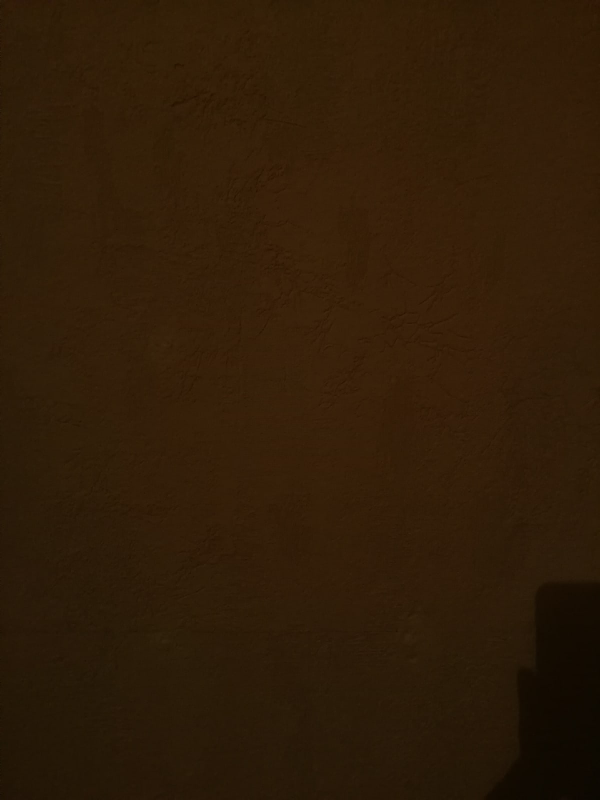
#> input picture task1_images/000.jpg, 1200 x 1600 px (shown at 1/2 size); its folder holds 4 pictures in this run
$ python task1.py
#> lines starting #> are read from the running program, lines starting #| are printed output that depends on the picture
import cv2
from math import log
from os import listdir, path
import matplotlib.pyplot as plt


FOLDER_IMGS = 'task1_images'
BATCH_SIZE = 100


if __name__ == '__main__':
    imgs = []
    pixels_sums = []
    for img_file in listdir(FOLDER_IMGS):
        img = cv2.imread(path.join(FOLDER_IMGS, img_file), cv2.IMREAD_GRAYSCALE)
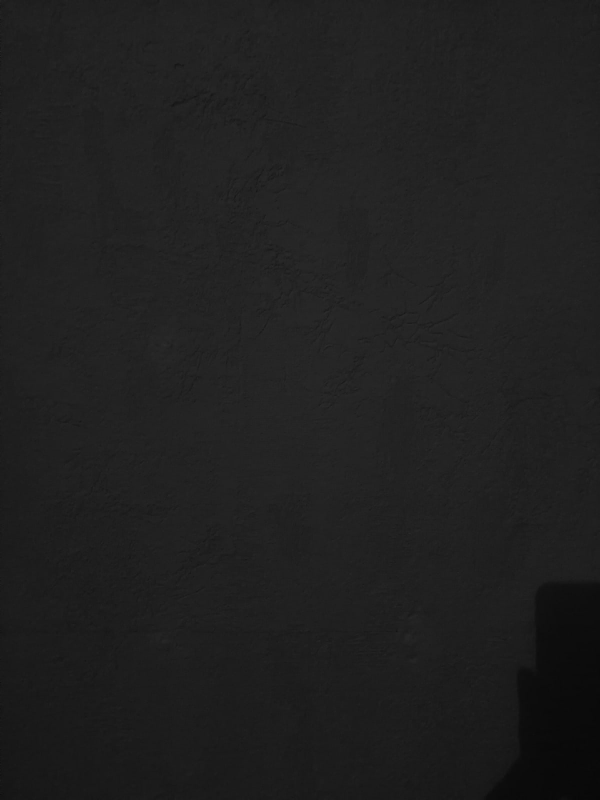
#> img: shape (1600, 1200) (shown at 1/2 size); min 7, max 46, mean 31.8
        pixels_sum = log(cv2.sumElems(img[:BATCH_SIZE, :BATCH_SIZE])[0])
#> pixels_sum = 12.66
        pixels_sums.append(pixels_sum)
#> pass 2 of the loop `for img_file in listdir(FOLDER_IMGS):`:
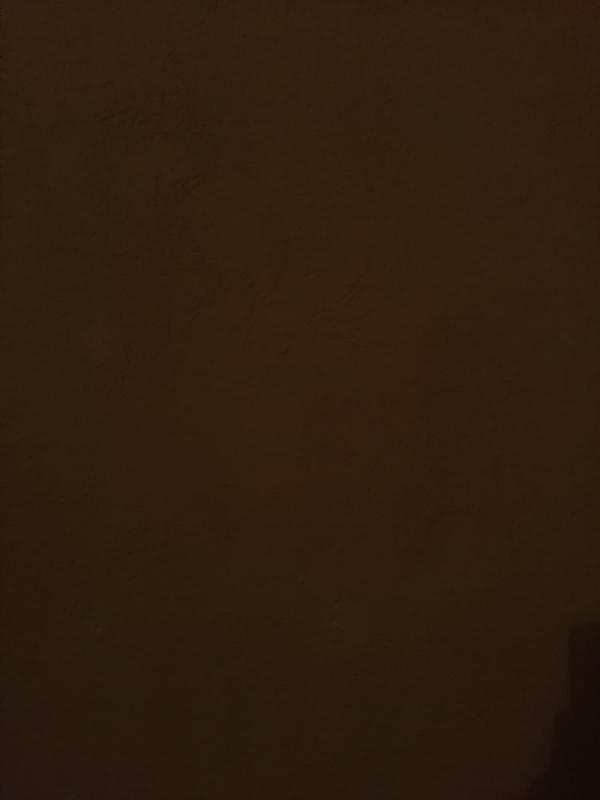
#> input picture task1_images/001.jpg, 1200 x 1600 px (shown at 1/2 size)
#> `img = cv2.imread(path.join(FOLDER_IMGS, img_file), cv2.IMREAD_GRAYSCALE)`:
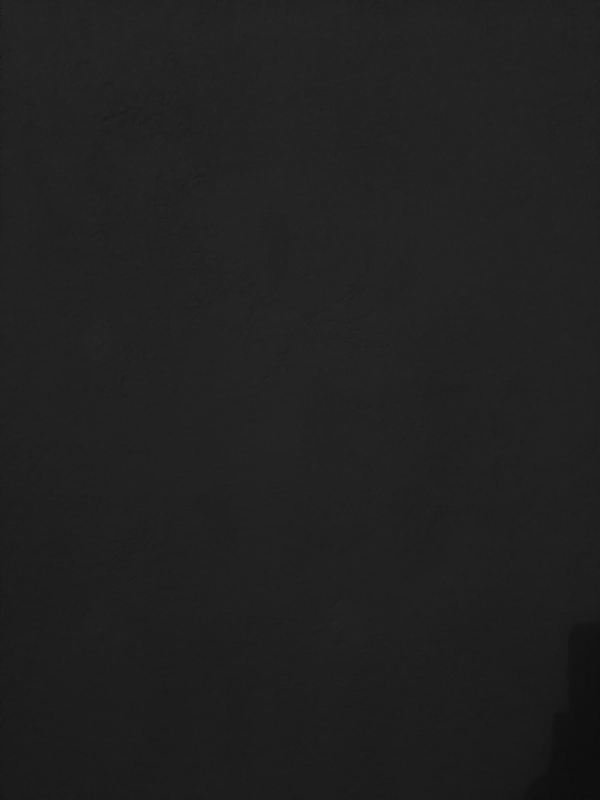
#> img: shape (1600, 1200) (shown at 1/2 size); min 12, max 47, mean 32.6
#> pixels_sum = 12.77
#> pass 3 of the loop `for img_file in listdir(FOLDER_IMGS):`:
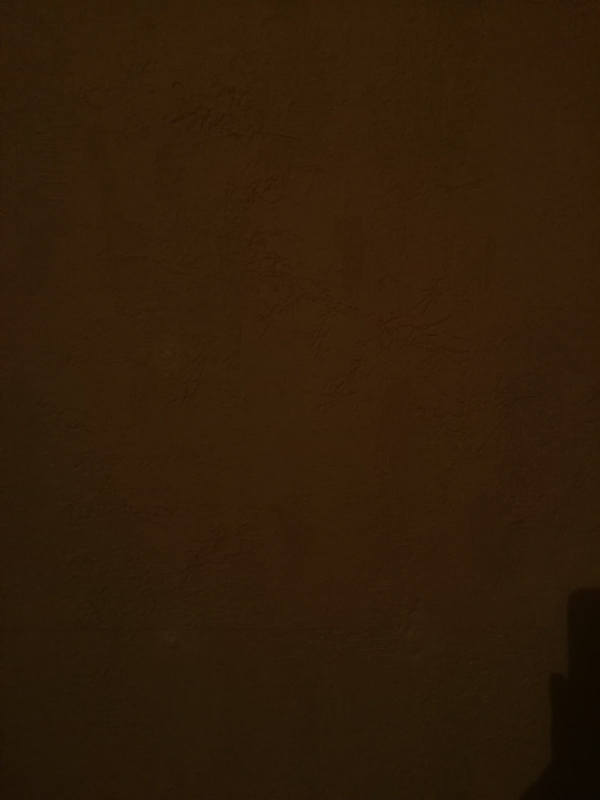
#> input picture task1_images/002.jpg, 1200 x 1600 px (shown at 1/2 size)
#> `img = cv2.imread(path.join(FOLDER_IMGS, img_file), cv2.IMREAD_GRAYSCALE)`:
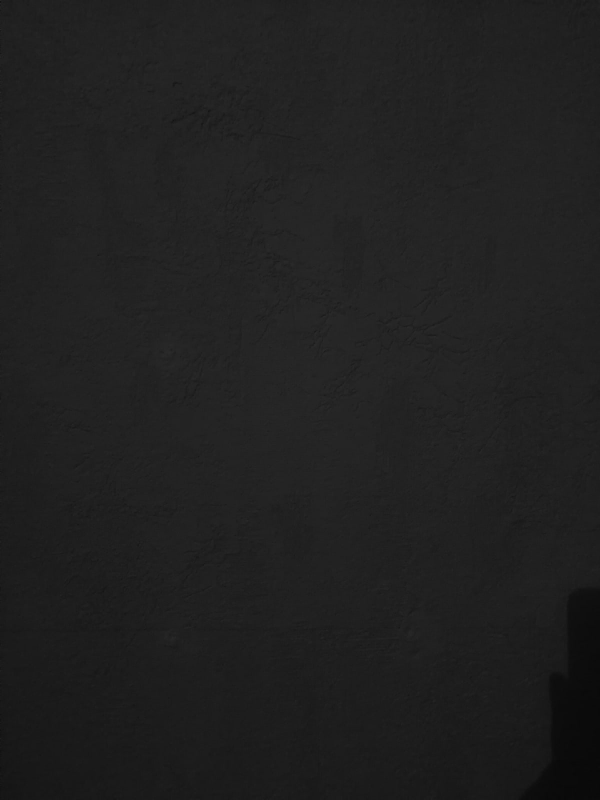
#> img: shape (1600, 1200) (shown at 1/2 size); min 8, max 49, mean 32.2
#> pixels_sum = 12.68
#> the loop made 4 passes; the first 3 are shown
    Evs = [-4.0, -3.7, -3.3, -3.0, -2.7, -2.3, -2.0, -1.7, -1.3, -1.0, -0.7, -0.3,
           0, 0.3, 0.7, 1.0, 1.3, 1.7, 2.0, 2.3, 2.7, 3.0, 3.3, 3.7, 4.0]
#> Evs = 25 values from -4 to 4
    plt.xlabel('EV')
    plt.grid()
#> (the run stopped early here; a loop or call above may not have finished)
